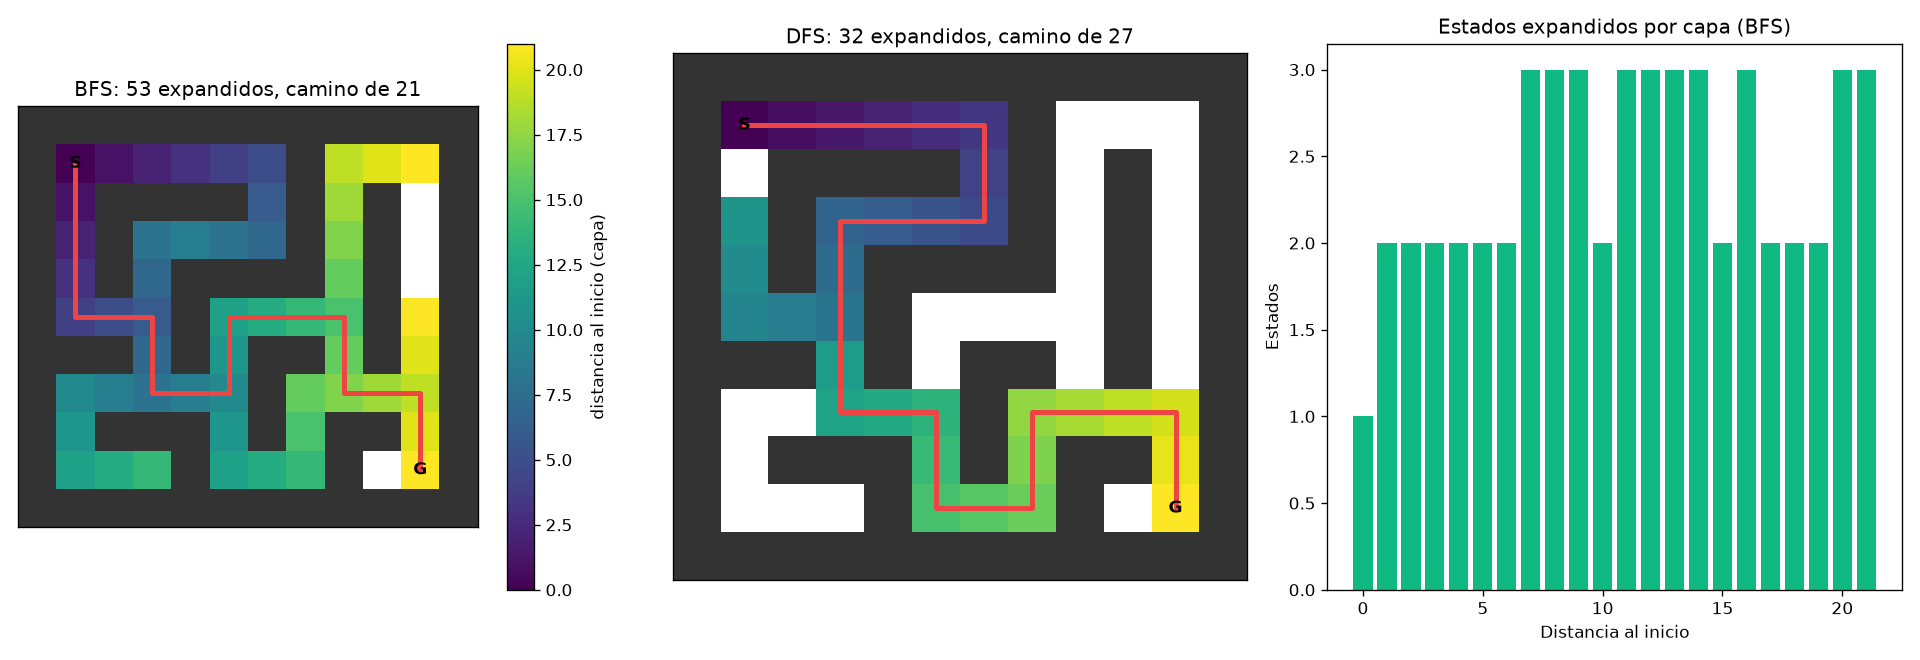

The script that saved this image:
"""
LECCION 2.2 - BUSQUEDA EN ANCHURA (BFS)
=======================================

Objetivo: que el agente "piense antes de actuar". En la leccion 2.1 el
agente decidia paso a paso. Aqui conoce el mapa completo y, ANTES de
moverse, busca la secuencia de acciones que lo lleva a la meta.

Para eso el problema se formula como un ESPACIO DE ESTADOS:
  - estado:        la posicion (fila, col) del agente
  - acciones:      moverse arriba / abajo / izquierda / derecha
  - estado inicial: la S del mapa
  - estado meta:    la G del mapa

BFS (Breadth-First Search, busqueda en anchura) explora los estados por
"capas": primero todos los que estan a 1 paso, despues los que estan a
2, etc. Por eso, la primera vez que llega a la meta, lo hizo por el
camino mas corto.
"""

from collections import deque
import random

import matplotlib.pyplot as plt
import numpy as np

random.seed(42)


# ============================================================
# PARTE 1: EL MAPA
# ============================================================
# '#' = pared, '.' = libre, 'S' = inicio, 'G' = meta (goal)

MAPA = [
    "############",
    "#S.....#...#",
    "#.####.#.#.#",
    "#.#....#.#.#",
    "#.#.####.#.#",
    "#...#....#.#",
    "###.#.##.#.#",
    "#.....#....#",
    "#.###.#.##.#",
    "#...#...#.G#",
    "############",
]


def leer_mapa(mapa):
    paredes = set()
    for f, fila in enumerate(mapa):
        for c, celda in enumerate(fila):
            if celda == "#":
                paredes.add((f, c))
            elif celda == "S":
                inicio = (f, c)
            elif celda == "G":
                meta = (f, c)
    return paredes, inicio, meta


PAREDES, INICIO, META = leer_mapa(MAPA)
print(f"Mapa de {len(MAPA)}x{len(MAPA[0])}, {len(PAREDES)} paredes")
print(f"Inicio: {INICIO}   Meta: {META}")


# ============================================================
# PARTE 2: EL ESPACIO DE ESTADOS
# ============================================================
# La funcion sucesores responde: "desde este estado, a que estados
# puedo llegar con una accion?". Es celdas_vecinas de la 2.1, pero
# descartando paredes en vez de bordes.

MOVIMIENTOS = [(-1, 0), (1, 0), (0, -1), (0, 1)]       # arriba, abajo, izquierda, derecha


def sucesores(estado, paredes):
    f, c = estado
    return [(f + df, c + dc) for df, dc in MOVIMIENTOS if (f + df, c + dc) not in paredes]


print(f"Sucesores del inicio {INICIO}: {sucesores(INICIO, PAREDES)}")


# ============================================================
# PARTE 3: BFS
# ============================================================
# - frontera: cola FIFO (el primero que entra es el primero que sale)
#   con los estados descubiertos pendientes de explorar
# - padre:    para cada estado descubierto, desde cual se llego. Sirve
#   como conjunto de "ya visitados" y para reconstruir el camino
# - orden:    en que orden se expandio cada estado (para graficar)

def bfs(inicio, meta, paredes):
    frontera = deque([inicio])
    padre = {inicio: None}
    distancia = {inicio: 0}
    orden = []
    while frontera:
        estado = frontera.popleft()                 # FIFO: el mas antiguo
        orden.append(estado)
        if estado == meta:
            break
        for siguiente in sucesores(estado, paredes):
            if siguiente not in padre:              # no descubierto todavia
                padre[siguiente] = estado
                distancia[siguiente] = distancia[estado] + 1
                frontera.append(siguiente)
    return padre, distancia, orden


def reconstruir_camino(padre, meta):
    """Sigue los padres desde la meta hasta el inicio y lo da vuelta."""
    if meta not in padre:
        return None
    camino = []
    estado = meta
    while estado is not None:
        camino.append(estado)
        estado = padre[estado]
    return camino[::-1]


padre_bfs, distancia_bfs, orden_bfs = bfs(INICIO, META, PAREDES)
camino_bfs = reconstruir_camino(padre_bfs, META)
print(f"\n--- BFS ---")
print(f"Estados expandidos: {len(orden_bfs)} | descubiertos: {len(padre_bfs)}")
print(f"Largo del camino: {len(camino_bfs) - 1} pasos")
print(f"Camino: {camino_bfs}")


# ============================================================
# PARTE 4: DFS PARA COMPARAR
# ============================================================
# DFS (Depth-First Search, busqueda en profundidad) es el mismo codigo
# con una PILA (LIFO: el ultimo que entra sale primero) en vez de una
# cola. Se mete por un camino hasta el fondo antes de probar otro.

def dfs(inicio, meta, paredes):
    frontera = [inicio]                             # lista usada como pila
    padre = {inicio: None}
    orden = []
    while frontera:
        estado = frontera.pop()                     # LIFO: el mas nuevo
        orden.append(estado)
        if estado == meta:
            break
        for siguiente in sucesores(estado, paredes):
            if siguiente not in padre:
                padre[siguiente] = estado
                frontera.append(siguiente)
    return padre, orden


padre_dfs, orden_dfs = dfs(INICIO, META, PAREDES)
camino_dfs = reconstruir_camino(padre_dfs, META)
print(f"\n--- DFS ---")
print(f"Estados expandidos: {len(orden_dfs)}")
print(f"Largo del camino: {len(camino_dfs) - 1} pasos  (BFS: {len(camino_bfs) - 1})")


# ============================================================
# PARTE 5: UN AGENTE QUE BUSCA
# ============================================================
# El agente de limpieza de la 2.1, ahora basado en objetivos: conoce
# donde esta la suciedad y, cuando su celda esta limpia, usa BFS para
# ir por el camino mas corto a la celda sucia MAS CERCANA.
# BFS sirve para esto sin cambios: basta con frenar al encontrar el
# primer estado que cumpla la condicion "esta sucio".

def bfs_hasta(inicio, es_meta, paredes):
    frontera = deque([inicio])
    padre = {inicio: None}
    while frontera:
        estado = frontera.popleft()
        if es_meta(estado):
            return reconstruir_camino(padre, estado)
        for siguiente in sucesores(estado, paredes):
            if siguiente not in padre:
                padre[siguiente] = estado
                frontera.append(siguiente)
    return None


def limpiar_con_bfs(sucias, inicio, paredes):
    sucias = set(sucias)
    pos, pasos = inicio, 0
    while sucias:
        if pos in sucias:                                   # PERCIBIR + ACTUAR: limpiar
            sucias.remove(pos)
            pasos += 1
            continue
        camino = bfs_hasta(pos, lambda e: e in sucias, paredes)   # DECIDIR: buscar
        pos = camino[-1]                                    # ACTUAR: recorrer el camino
        pasos += len(camino) - 1
    return pasos


libres = [(f, c) for f in range(len(MAPA)) for c in range(len(MAPA[0])) if (f, c) not in PAREDES]
sucias = random.sample(libres, 8)
print(f"\n--- Agente de limpieza con BFS ---")
print(f"Celdas sucias: {sorted(sucias)}")
print(f"Pasos para limpiar las 8 celdas: {limpiar_con_bfs(sucias, INICIO, PAREDES)}")


# ============================================================
# PARTE 6: VISUALIZACION
# ============================================================
# (1) BFS: cada celda coloreada por su distancia al inicio (las "capas")
# (2) DFS: orden de exploracion
# (3) Tamano de cada capa de BFS

def matriz_mapa():
    return np.array([[1.0 if (f, c) in PAREDES else np.nan for c in range(len(MAPA[0]))] for f in range(len(MAPA))])


def dibujar_camino(ax, camino, color):
    ax.plot([c for _, c in camino], [f for f, _ in camino], color=color, linewidth=3)
    ax.text(INICIO[1], INICIO[0], "S", ha="center", va="center", fontweight="bold")
    ax.text(META[1], META[0], "G", ha="center", va="center", fontweight="bold")


fig, (ax1, ax2, ax3) = plt.subplots(1, 3, figsize=(16, 5.5))

capas = np.full((len(MAPA), len(MAPA[0])), np.nan)
for estado in orden_bfs:
    capas[estado] = distancia_bfs[estado]
ax1.imshow(matriz_mapa(), cmap="Greys", vmin=0, vmax=1.2)
im = ax1.imshow(capas, cmap="viridis")
fig.colorbar(im, ax=ax1, label="distancia al inicio (capa)")
dibujar_camino(ax1, camino_bfs, "#EF4444")
ax1.set_title(f"BFS: {len(orden_bfs)} expandidos, camino de {len(camino_bfs) - 1}")

orden_mat = np.full((len(MAPA), len(MAPA[0])), np.nan)
for i, estado in enumerate(orden_dfs):
    orden_mat[estado] = i
ax2.imshow(matriz_mapa(), cmap="Greys", vmin=0, vmax=1.2)
ax2.imshow(orden_mat, cmap="viridis")
dibujar_camino(ax2, camino_dfs, "#EF4444")
ax2.set_title(f"DFS: {len(orden_dfs)} expandidos, camino de {len(camino_dfs) - 1}")

tamano_capa = np.bincount([distancia_bfs[e] for e in orden_bfs])
ax3.bar(range(len(tamano_capa)), tamano_capa, color="#10B981")
ax3.set_title("Estados expandidos por capa (BFS)")
ax3.set_xlabel("Distancia al inicio")
ax3.set_ylabel("Estados")

for ax in (ax1, ax2):
    ax.set_xticks([])
    ax.set_yticks([])

plt.tight_layout()
plt.savefig("08_agent_search_bfs.png", dpi=120)
print("\nGrafico guardado en: 08_agent_search_bfs.png")
print("Abriendo ventana con el grafico... (cerrala para que el script termine)")
plt.show()


# ============================================================
# CONCEPTOS CLAVE
# ============================================================
print("""
CONCEPTOS CLAVE DE ESTA LECCION:
1. Un problema de busqueda se formula como espacio de estados: estados,
   acciones (sucesores), estado inicial y estado meta
2. BFS usa una cola FIFO: explora por capas de distancia creciente
3. Por explorar en orden de distancia, BFS encuentra el camino con MENOS
   pasos (si todas las acciones cuestan lo mismo)
4. El diccionario padre evita repetir estados y permite reconstruir el
   camino desde la meta hacia atras
5. DFS es el mismo algoritmo con una pila LIFO: puede encontrar caminos
   mucho mas largos

EXPERIMENTOS SUGERIDOS:
- Agrega una pared que bloquee todos los caminos a G: que devuelve BFS?
- Cambia el orden de MOVIMIENTOS: cambia el largo del camino de BFS?
  y el de DFS?
- Quita paredes internas del mapa: como cambian los estados expandidos?
""")
